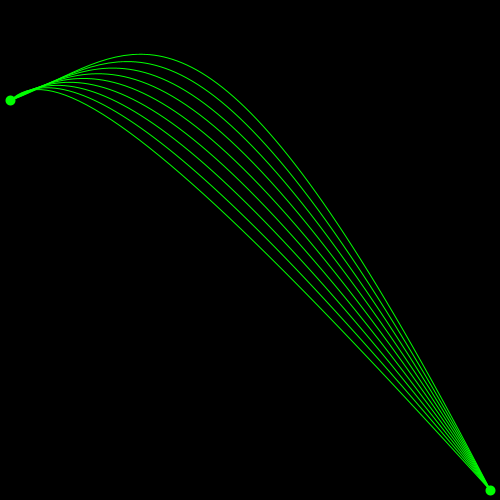
Frame 1 (no input)
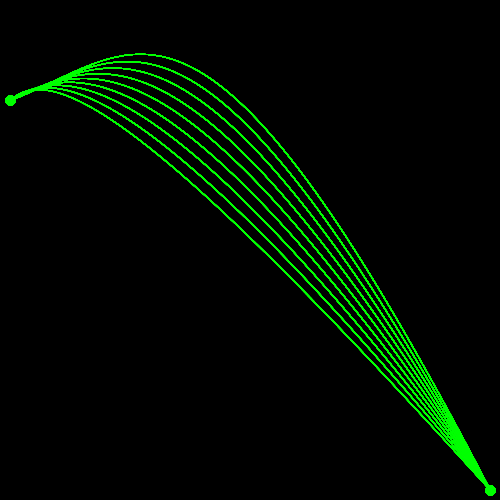
Frame 60 (the mouse pressed at the canvas centre just before this capture)
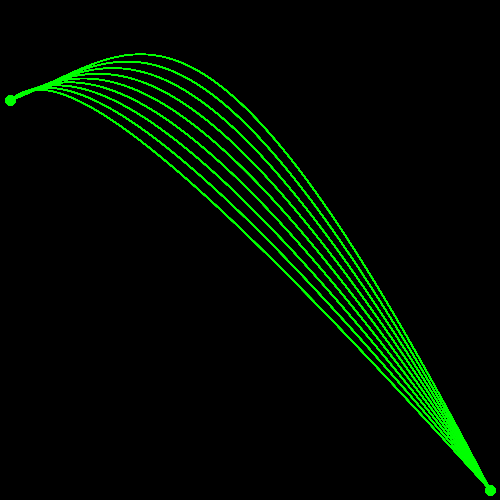
Frame 120 (the mouse held since frame 60 and released just before this capture)

The Processing sketch that drew these frames (run headless with seeded random() and noise(); from frame 60 on, the mouse is pressed at the canvas centre):

// Processing sketch: aac_banana_leaf
// ── aac_banana_leaf.pde
int i;

void setup() {
  size(500, 500);
  background(0);
  stroke(0, 255, 0);
  noFill();
}

void draw() {
  strokeWeight(10);
  point(10,100);
  point(490,490);
  strokeWeight(1);
  for (i=10;i<100;i+=10) {
    bezier(10, 100, 50+i, 50, 200, 200-i*3, 490, 490);
  }
}
